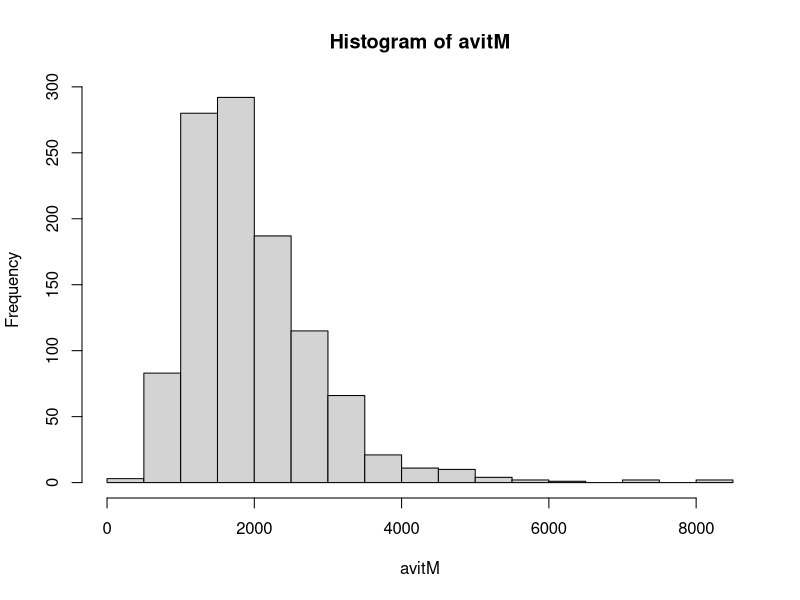
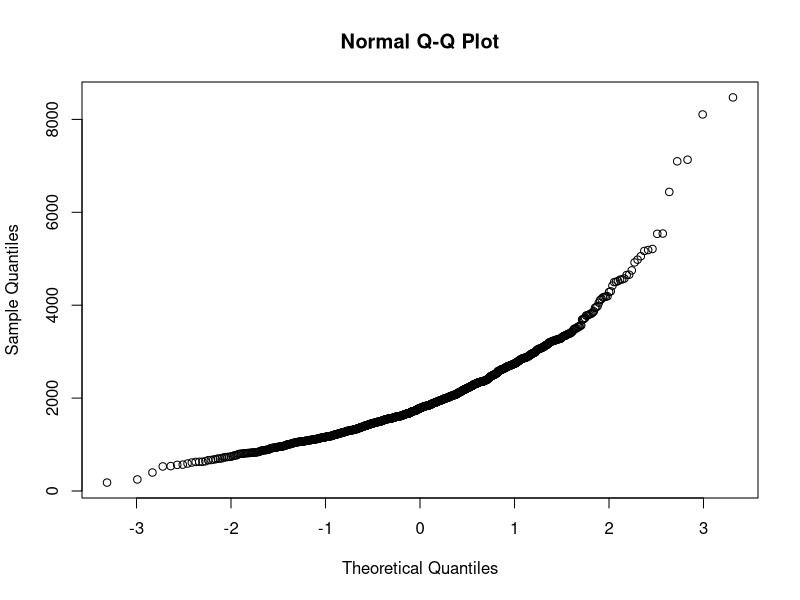
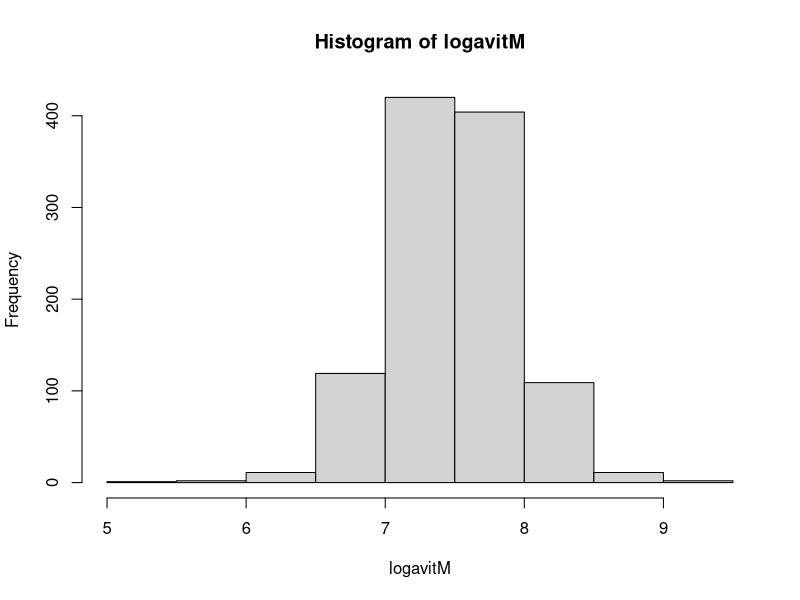
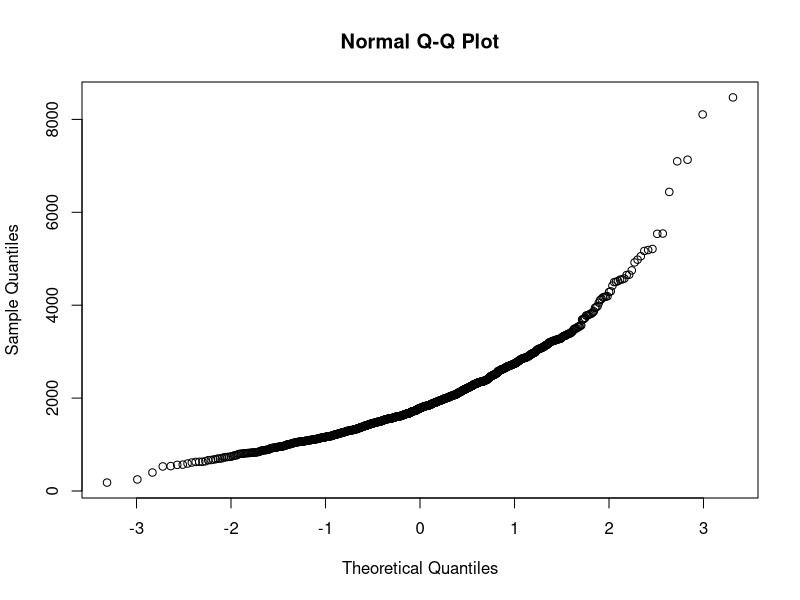

The R script that drew these images, in order:
# Opgave 8
avit <- read.table("avit.txt", header=TRUE) # Indlæs datasættet

# Opgave 9
avitM <- subset(avit, sex==1)$avit # Udtag mændenes avit-indtag
length(avitM) # Tæl mændene
logavitM <- log(avitM)

# Opgave 10
hist(avitM) # Histogram for avitM
qqnorm(avitM) # QQ-plot for avitM
hist(logavitM) # Histogram for logavitM
qqnorm(avitM) # QQ-plot for logavitM

# Opgave 11
mean(logavitM) # Gennemsnittet af logavitM
var(logavitM) # Stikprøvevariansen af logavitM
sd(logavitM) # Stikprøvespredningen af ligavitM

# Opgave 12



